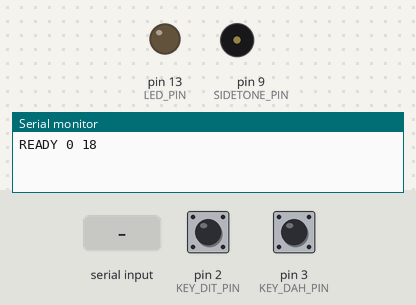
The sketch below on a simulated Arduino Uno, built with avr-gcc and run on an emulated ATmega328P. Parts: output pins drawn as LEDs (lit = HIGH), buzzer (waves = sounding), the last lines printed to the serial monitor. Dashed ring = blinking. The test bench sets the inputs (shaded band); at power-on: pin 2 (KEY_DIT_PIN) HIGH, pin 3 (KEY_DAH_PIN) HIGH.

Above: at 1.2 s.
1.3 s: pin 2 (KEY_DIT_PIN) pulled LOW for 0.15 s
At 1.37 s:
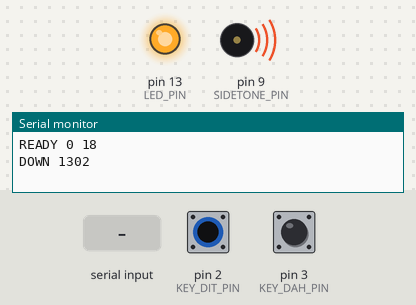
2.9 s: "WPM \n" received over Serial
4.4 s: "MODE STRAIGHT\n" received over Serial
5.9 s: pin 2 (KEY_DIT_PIN) pulled LOW for 3.2 s
At 10.3 s:
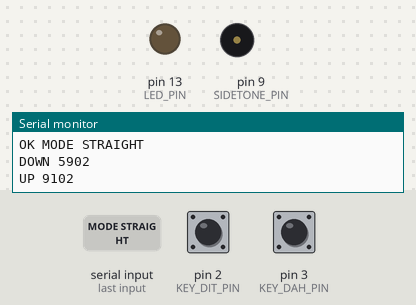
10.6 s: "MODE PADDLE_A\n" received over Serial
12.1 s: pin 2 (KEY_DIT_PIN) pulled LOW for 1 s
At 12.37 s:
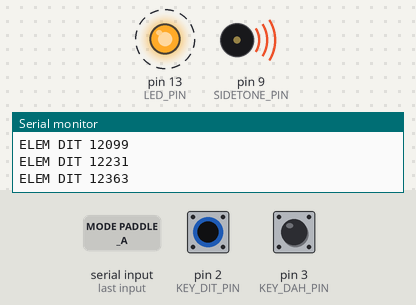
Timing chart, 0 to 15.1 s (numbered marks = the images above; inputs shaded):
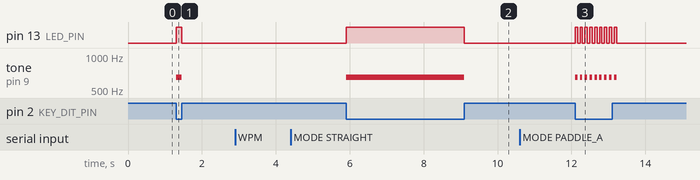

Measured:
- after the input at 1.3 s, pin 13 (LED_PIN): LOW → HIGH at once, → LOW 0.15 s later; tone on pin 9 (SIDETONE_PIN): silent → 650 Hz at once, → silent 0.15 s later
- after the input at 5.9 s, pin 13 (LED_PIN): LOW → HIGH at once, → LOW 3.2 s later; tone on pin 9 (SIDETONE_PIN): silent → 650 Hz at once, → silent 3.2 s later
- after the input at 12.1 s, pin 13 (LED_PIN): alternates HIGH for 0.07 s and LOW for 0.07 s, 18 changes in all, then stays LOW, starting at once; tone on pin 9 (SIDETONE_PIN): alternates 650 Hz for 0.07 s and silent for 0.07 s, 18 changes in all, then stays silent, starting at once

The sketch:

morse_trainer_keyer.ino
```cpp
/*
 * Morse Trainer Keyer Firmware
 * ----------------------------
 * Targets: Arduino Pro Micro, Leonardo, Uno, Nano (anything with Serial).
 *
 * Supports three input modes (set INPUT_MODE below):
 *   MODE_STRAIGHT  : single key, one contact between KEY_DIT_PIN and GND
 *   MODE_PADDLE_A  : iambic paddle, mode A (no element memory after release)
 *   MODE_PADDLE_B  : iambic paddle, mode B (one extra opposite element after release)
 *
 * Wiring:
 *   Straight key:  tip -> KEY_DIT_PIN, sleeve -> GND
 *   Paddle:        dit -> KEY_DIT_PIN, dah -> KEY_DAH_PIN, common -> GND
 *   (INPUT_PULLUP is enabled, so no external resistors needed.)
 *   Optional sidetone: piezo between SIDETONE_PIN and GND (with 1k resistor).
 *
 * Serial protocol @ 115200 baud, line-terminated:
 *   Straight key:
 *     DOWN <millis>
 *     UP   <millis>
 *   Paddle (iambic decoded):
 *     ELEM DIT <millis>
 *     ELEM DAH <millis>
 *   Diagnostic / heartbeat:
 *     READY <mode> <wpm>
 *     PING  <millis>
 *
 * Host commands (newline-terminated):
 *   WPM <n>          : set keyer WPM (5..50)
 *   MODE STRAIGHT    : switch to straight-key mode
 *   MODE PADDLE_A    : switch to iambic mode A
 *   MODE PADDLE_B    : switch to iambic mode B
 *   SIDETONE ON|OFF  : enable/disable on-board piezo
 *   PING             : reply with PING <millis>
 */

#include <Arduino.h>

// ---- Configuration ----------------------------------------------------------
#define MODE_STRAIGHT  0
#define MODE_PADDLE_A  1
#define MODE_PADDLE_B  2

uint8_t inputMode = MODE_STRAIGHT;

const uint8_t KEY_DIT_PIN  = 2;
const uint8_t KEY_DAH_PIN  = 3;
const uint8_t SIDETONE_PIN = 9;
const uint8_t LED_PIN      = LED_BUILTIN;

uint8_t  keyerWpm     = 18;
uint16_t sidetoneHz   = 650;
bool     sidetoneOn   = true;

const uint16_t DEBOUNCE_MS = 3;

// ---- Derived state ----------------------------------------------------------
uint16_t ditMs;
uint16_t dahMs;
uint16_t gapMs;

void recomputeTiming() {
  ditMs = 1200 / keyerWpm;
  dahMs = 3 * ditMs;
  gapMs = ditMs;
}

// ---- Straight-key state -----------------------------------------------------
bool     skLastStable    = false;
bool     skLastRaw       = false;
uint32_t skLastChangeMs  = 0;

// ---- Paddle state -----------------------------------------------------------
bool     ditPressed      = false;
bool     dahPressed      = false;
bool     ditMemory       = false;
bool     dahMemory       = false;
uint8_t  lastElementSent = 0;

inline bool readDit() { return digitalRead(KEY_DIT_PIN) == LOW; }
inline bool readDah() { return digitalRead(KEY_DAH_PIN) == LOW; }

void sidetoneStart() {
  if (sidetoneOn && SIDETONE_PIN != 0) tone(SIDETONE_PIN, sidetoneHz);
  digitalWrite(LED_PIN, HIGH);
}
void sidetoneStop() {
  if (SIDETONE_PIN != 0) noTone(SIDETONE_PIN);
  digitalWrite(LED_PIN, LOW);
}

void emitDown(uint32_t t) { Serial.print(F("DOWN "));   Serial.println(t); }
void emitUp  (uint32_t t) { Serial.print(F("UP "));     Serial.println(t); }
void emitElem(bool dah, uint32_t t) {
  Serial.print(F("ELEM "));
  Serial.print(dah ? F("DAH ") : F("DIT "));
  Serial.println(t);
}

void setup() {
  pinMode(KEY_DIT_PIN, INPUT_PULLUP);
  pinMode(KEY_DAH_PIN, INPUT_PULLUP);
  pinMode(LED_PIN, OUTPUT);
  digitalWrite(LED_PIN, LOW);
  Serial.begin(115200);
  uint32_t t0 = millis();
  while (!Serial && (millis() - t0) < 1500) { /* wait */ }
  recomputeTiming();
  Serial.print(F("READY "));
  Serial.print(inputMode);
  Serial.print(' ');
  Serial.println(keyerWpm);
}

void runStraightKey() {
  bool raw = readDit();
  uint32_t now = millis();
  if (raw != skLastRaw) {
    skLastRaw = raw;
    skLastChangeMs = now;
  }
  if ((now - skLastChangeMs) >= DEBOUNCE_MS && raw != skLastStable) {
    skLastStable = raw;
    if (raw) { sidetoneStart(); emitDown(now); }
    else     { sidetoneStop();  emitUp(now); }
  }
}

enum KeyerPhase { IDLE, ELEMENT_ON, INTER_GAP };
KeyerPhase keyerPhase = IDLE;
uint32_t   phaseEndMs = 0;
bool       sendingDah = false;

void scanPaddles() {
  bool nowDit = readDit();
  bool nowDah = readDah();
  if (keyerPhase != IDLE) {
    if (nowDit) ditMemory = true;
    if (nowDah) dahMemory = true;
  }
  ditPressed = nowDit;
  dahPressed = nowDah;
}

void startElement(bool dah) {
  sendingDah = dah;
  uint32_t now = millis();
  sidetoneStart();
  emitElem(dah, now);
  phaseEndMs = now + (dah ? dahMs : ditMs);
  keyerPhase = ELEMENT_ON;
  lastElementSent = dah ? 2 : 1;
  if (dah) dahMemory = false; else ditMemory = false;
}

void runIambic(bool modeB) {
  scanPaddles();
  uint32_t now = millis();
  switch (keyerPhase) {
    case IDLE: {
      bool wantDit = ditPressed || ditMemory;
      bool wantDah = dahPressed || dahMemory;
      if (wantDit && wantDah)      startElement(lastElementSent != 2);
      else if (wantDit)            startElement(false);
      else if (wantDah)            startElement(true);
      break;
    }
    case ELEMENT_ON: {
      if ((int32_t)(now - phaseEndMs) >= 0) {
        sidetoneStop();
        phaseEndMs = now + gapMs;
        keyerPhase = INTER_GAP;
      }
      break;
    }
    case INTER_GAP: {
      if ((int32_t)(now - phaseEndMs) >= 0) {
        bool oppositePressed = sendingDah ? ditPressed : dahPressed;
        bool oppositeMem     = sendingDah ? ditMemory  : dahMemory;
        bool samePressed     = sendingDah ? dahPressed : ditPressed;
        bool sameMem         = sendingDah ? dahMemory  : ditMemory;

        bool modeBTrail = (modeB && !ditPressed && !dahPressed && oppositeMem);

        if (!modeB && !ditPressed) ditMemory = false;
        if (!modeB && !dahPressed) dahMemory = false;

        if (oppositePressed || modeBTrail)   startElement(!sendingDah);
        else if (samePressed || sameMem)     startElement(sendingDah);
        else                                 keyerPhase = IDLE;
      }
      break;
    }
  }
}

String cmdBuf;

void handleCommand(String& s) {
  s.trim();
  if (s.length() == 0) return;
  if (s.startsWith("WPM ")) {
    int v = s.substring(4).toInt();
    if (v >= 5 && v <= 50) {
      keyerWpm = (uint8_t)v;
      recomputeTiming();
      Serial.print(F("OK WPM ")); Serial.println(keyerWpm);
    } else {
      Serial.println(F("ERR WPM range 5..50"));
    }
  } else if (s == "MODE STRAIGHT") {
    inputMode = MODE_STRAIGHT;
    keyerPhase = IDLE; sidetoneStop();
    Serial.println(F("OK MODE STRAIGHT"));
  } else if (s == "MODE PADDLE_A") {
    inputMode = MODE_PADDLE_A;
    keyerPhase = IDLE; sidetoneStop();
    Serial.println(F("OK MODE PADDLE_A"));
  } else if (s == "MODE PADDLE_B") {
    inputMode = MODE_PADDLE_B;
    keyerPhase = IDLE; sidetoneStop();
    Serial.println(F("OK MODE PADDLE_B"));
  } else if (s == "SIDETONE ON")  { sidetoneOn = true;  Serial.println(F("OK SIDETONE ON")); }
    else if (s == "SIDETONE OFF") { sidetoneOn = false; sidetoneStop(); Serial.println(F("OK SIDETONE OFF")); }
    else if (s == "PING") { Serial.print(F("PING ")); Serial.println(millis()); }
    else { Serial.print(F("ERR UNKNOWN ")); Serial.println(s); }
}

void pollSerial() {
  while (Serial.available()) {
    char c = (char)Serial.read();
    if (c == '\n' || c == '\r') {
      if (cmdBuf.length()) { handleCommand(cmdBuf); cmdBuf = ""; }
    } else if (cmdBuf.length() < 64) {
      cmdBuf += c;
    }
  }
}

void loop() {
  pollSerial();
  switch (inputMode) {
    case MODE_STRAIGHT: runStraightKey(); break;
    case MODE_PADDLE_A: runIambic(false); break;
    case MODE_PADDLE_B: runIambic(true);  break;
  }
}
```
